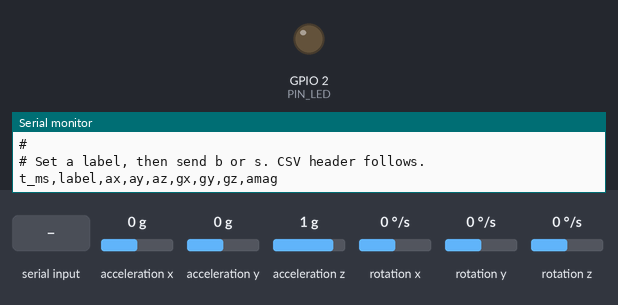
Simulated run of this sketch. Board: ESP32. Parts: output pins drawn as LEDs (lit = HIGH), the last lines printed to the serial monitor. Wiring (inferred from the names in the program): MPU-9250 motion sensor at I2C address 0x68. The test bench sets the inputs (shaded band); at power-on: acceleration x 0 g, acceleration y 0 g, acceleration z 1 g, rotation x 0 °/s, rotation y 0 °/s, rotation z 0 °/s.

Above: at 3.3 s.
3.4 s: "s90\n" received over Serial
At 4.3 s:
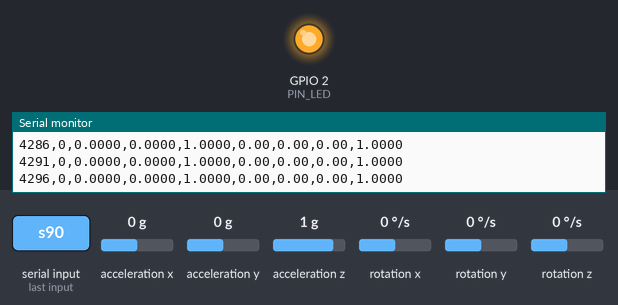
4.9 s: "90,45\n" received over Serial
6.4 s: "30,150\n" received over Serial
Timing chart, 0 to 9.4 s (numbered marks = the images above; inputs shaded):
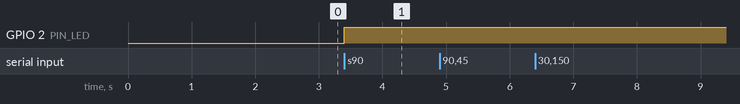

Measured:
- after the input at 3.4 s, GPIO 2 (PIN_LED): LOW → HIGH at once

The sketch:

PhantomNet_DataCapture.ino
```cpp
// ============================================================================
//  PHANTOM NET — IMU DATA CAPTURE  (for training the fall classifier)
//
//  SKETCH FOLDER — four files, three copied from the node UNCHANGED:
//      PhantomNet_DataCapture\PhantomNet_DataCapture.ino
//      PhantomNet_DataCapture\config.h     <- exact copy
//      PhantomNet_DataCapture\imu.h        <- exact copy
//      PhantomNet_DataCapture\imu.cpp      <- exact copy
//
//  WHY THE COPIES MUST BE EXACT
//  ----------------------------
//  A model is only valid for data that looks like what it was trained on.
//  imu.cpp sets the accelerometer to +/-16 g, the gyroscope to +/-2000 dps,
//  a 92 Hz filter and a 200 Hz sample rate. Capture with ANY of those
//  different and the numbers shift, the features shift, and the trained
//  model quietly performs worse on the real device than it did in testing.
//
//  ---------------------------------------------------------------------
//  HOW TO USE — keyboard only, no button
//  ---------------------------------------------------------------------
//  1. Flash this, open the recorder:  python capture.py COM5 session1
//  2. Send a NUMBER KEY to say what you are about to do.
//  3. Send a KEY to start/stop recording:
//
//       b   -> records a 5 second burst, then stops on its own.
//              Press it, then fall. You do not have to touch the
//              keyboard again while you are on the floor.
//
//       s   -> starts/stops CONTINUOUS recording, for the things
//              that go on for minutes: walking, running, still.
//
//  capture.py forwards every key you type straight to the board, so
//  these are typed in the same terminal capture.py is running in.
//
//  The onboard LED is lit whenever data is actually being written, so you
//  can tell at a glance whether you are recording.
// ============================================================================

#include "config.h"
#include "imu.h"
#include <Wire.h>

NodeState g_node;          // imu.cpp writes into this

#define CAPTURE_HZ      200
#define SAMPLE_US       (1000000UL / CAPTURE_HZ)

#define BURST_MS        5000     // length of a 'b' burst recording

#define PIN_LED         2        // onboard LED on most ESP32 DevKits

// ---------------------------------------------------------------------------
//  ACTIVITY LABELS
//
//  0-6 are NOT falls. 7-9 are falls. Getting plenty of 3, 4 and 6 is what
//  stops the finished device crying wolf - those are the movements that
//  look most like a fall when the sensor is on a helmet.
// ---------------------------------------------------------------------------
static const char* LABEL_NAME[10] = {
  "0 still",            // standing or sitting, not moving
  "1 walking",
  "2 running",
  "3 head_turn",        // looking around, nodding, shaking head
  "4 bend_pickup",      // bending down to pick something up
  "5 sit_stand",        // sitting down and getting up
  "6 helmet_on_off",    // THE critical false positive - do plenty
  "7 FALL_forward",
  "8 FALL_backward",
  "9 FALL_side",
};

static uint8_t  s_label      = 0;
static bool     s_recording  = false;
static bool     s_continuous = false;   // true = 's' mode, no timeout
static uint32_t s_burstEnd   = 0;
static uint32_t s_rows       = 0;
static uint32_t s_bursts     = 0;

// ---------------------------------------------------------------------------
static void printMenu() {
  Serial.println("#");
  Serial.println("# ---- send a digit to set the label ----");
  for (uint8_t i = 0; i < 10; i++) Serial.printf("#   %s\n", LABEL_NAME[i]);
  Serial.println("#");
  Serial.println("# ---- keys ----");
  Serial.println("#   b : record a 5 s burst, stops itself");
  Serial.println("#   s : start / stop continuous recording");
  Serial.println("#   LED lit : data is being written");
  Serial.println("#");
}

static void startBurst() {
  s_recording  = true;
  s_continuous = false;
  s_burstEnd   = millis() + BURST_MS;
  s_bursts++;
  Serial.printf("# REC burst #%lu  [%s]  %d s\n",
                (unsigned long)s_bursts, LABEL_NAME[s_label], BURST_MS / 1000);
}

static void stopRecording(const char* why) {
  if (!s_recording) return;
  s_recording  = false;
  s_continuous = false;
  Serial.printf("# stop (%s)  total rows %lu\n", why, (unsigned long)s_rows);
}

static void toggleContinuous() {
  if (s_recording) { stopRecording("'s' pressed again"); return; }
  s_recording  = true;
  s_continuous = true;
  Serial.printf("# REC continuous  [%s]\n", LABEL_NAME[s_label]);
}

// ---------------------------------------------------------------------------
static void handleSerial() {
  while (Serial.available()) {
    const char c = (char)Serial.read();
    if (c >= '0' && c <= '9') {
      s_label = (uint8_t)(c - '0');
      Serial.printf("# LABEL -> %s\n", LABEL_NAME[s_label]);
    } else if (c == 's' || c == 'S') {
      toggleContinuous();
    } else if (c == 'b' || c == 'B') {
      startBurst();
    } else if (c == '?') {
      printMenu();
    }
  }
}

// ---------------------------------------------------------------------------
void setup() {
  Serial.begin(921600);
  delay(500);

  pinMode(PIN_LED, OUTPUT);
  digitalWrite(PIN_LED, LOW);

  Serial.println();
  Serial.println("# =========================================");
  Serial.println("#  PHANTOM NET - IMU CAPTURE FOR TRAINING");
  Serial.printf ("#  %d Hz, same sensor config as the node\n", CAPTURE_HZ);
  Serial.println("# =========================================");

  Wire.begin(PIN_I2C_SDA, PIN_I2C_SCL);
  Wire.setClock(I2C_CLOCK_HZ);

  if (!imu_begin()) {
    Serial.println("# IMU not found - nothing to capture. Check wiring.");
    while (true) { digitalWrite(PIN_LED, !digitalRead(PIN_LED)); delay(200); }
  }

  printMenu();
  Serial.println("# Set a label, then send b or s. CSV header follows.");
  Serial.println("t_ms,label,ax,ay,az,gx,gy,gz,amag");
}

// ---------------------------------------------------------------------------
void loop() {
  handleSerial();

  // A burst ends itself, so you never have to reach the keyboard while you
  // are lying on a mattress.
  if (s_recording && !s_continuous && (int32_t)(millis() - s_burstEnd) >= 0)
    stopRecording("burst complete");

  digitalWrite(PIN_LED, s_recording ? HIGH : LOW);

  static uint32_t nextUs = 0;
  const uint32_t now = micros();
  if ((int32_t)(now - nextUs) < 0) return;
  nextUs = now + SAMPLE_US;

  imu_update();               // self-limits to IMU_SAMPLE_MS, i.e. 200 Hz
  if (!s_recording) return;   // <-- nothing is written unless you asked

  // Six raw axes plus the magnitude. Python could compute amag itself, but
  // writing it here means the training features and the on-device features
  // are derived from the exact same number.
  Serial.printf("%lu,%u,%.4f,%.4f,%.4f,%.2f,%.2f,%.2f,%.4f\n",
                (unsigned long)millis(),
                (unsigned)s_label,
                g_node.ax, g_node.ay, g_node.az,
                g_node.gx, g_node.gy, g_node.gz,
                g_node.amag);
  s_rows++;
}
```

Imu.cpp
```cpp
// ============================================================================
//  PHANTOM NET — imu.cpp
//  Raw register driver for MPU6050 / MPU6500 / MPU9250.
//
//  Why raw instead of a library
//  ---------------------------
//  The modules we were shipped are labelled MPU6050 but read back
//  WHO_AM_I = 0x70, which is an MPU6500 die. Adafruit's library checks for
//  0x68 and refuses anything else - one byte, and it will not run. The
//  register maps are compatible for everything this project needs, so we
//  detect the part at boot and configure whichever is present.
//
//  It also means this file never calls Wire.begin() or Wire.setClock().
//  The sketch owns the bus; drivers only read and write registers.
//
//  TWO RANGE SETTINGS THAT MATTER
//  ------------------------------
//  ACCEL +/-16 g. At the +/-2 g default an impact CLIPS, and a clipped
//  impact reads SMALLER than it really was - so the fall detector quietly
//  under-reads exactly when it matters. This is the single most common
//  invisible bug in DIY fall detectors.
//
//  GYRO +/-2000 dps. We measured 1544 dps during a real drop test. At the
//  +/-500 dps setting that would have clipped to 500 and reported a third
//  of the truth.
// ============================================================================

#include "imu.h"
#include <Wire.h>
#include <math.h>

// ---------------------------------------------------------------------------
//  REGISTERS
// ---------------------------------------------------------------------------
#define REG_SMPLRT_DIV     0x19
#define REG_CONFIG         0x1A
#define REG_GYRO_CONFIG    0x1B
#define REG_ACCEL_CONFIG   0x1C
#define REG_ACCEL_CONFIG2  0x1D     // MPU6500 family only
#define REG_ACCEL_XOUT_H   0x3B
#define REG_PWR_MGMT_1     0x6B
#define REG_WHO_AM_I       0x75

#define ACCEL_FS_SEL       0x18     // bits 4:3 = 11 -> +/-16 g
#define GYRO_FS_SEL        0x18     // bits 4:3 = 11 -> +/-2000 dps

static const float ACCEL_SCALE = 1.0f / 2048.0f;   // g per LSB at +/-16 g
static const float GYRO_SCALE  = 1.0f / 16.4f;     // dps per LSB at +/-2000

// ---------------------------------------------------------------------------
//  STATE
// ---------------------------------------------------------------------------
static uint8_t  s_addr    = 0;
static uint8_t  s_who     = 0;
static bool     s_is6500  = false;
static bool     s_ready   = false;
static bool     s_hasData = false;

static float    s_gxOff = 0, s_gyOff = 0, s_gzOff = 0;
static uint16_t s_peakMg = 0;

// ---------------------------------------------------------------------------
//  I2C HELPERS  (no bus configuration anywhere in this file)
// ---------------------------------------------------------------------------
static bool rdBytes(uint8_t reg, uint8_t* buf, uint8_t len) {
  Wire.beginTransmission(s_addr);
  Wire.write(reg);
  if (Wire.endTransmission(false) != 0) return false;
  if (Wire.requestFrom((int)s_addr, (int)len, (int)true) != len) return false;
  for (uint8_t i = 0; i < len; i++) buf[i] = Wire.read();
  return true;
}

static uint8_t rdReg(uint8_t reg) {
  uint8_t v = 0;
  if (!rdBytes(reg, &v, 1)) return 0xFF;
  return v;
}

static bool wrReg(uint8_t reg, uint8_t val) {
  Wire.beginTransmission(s_addr);
  Wire.write(reg);
  Wire.write(val);
  return Wire.endTransmission() == 0;
}

static bool present(uint8_t addr) {
  Wire.beginTransmission(addr);
  return Wire.endTransmission() == 0;
}

// ---------------------------------------------------------------------------
const char* imu_part_name() {
  switch (s_who) {
    case 0x68: return "MPU6050";
    case 0x70: return "MPU6500";
    case 0x71: return "MPU9250";
    case 0x73: return "MPU9255";
    case 0x74: return "MPU6515";
    case 0x7C: return "MPU6555";
    default:   return "unknown";
  }
}

uint8_t imu_who_am_i() { return s_who; }
bool    imu_has_data() { return s_hasData; }

uint16_t imu_peak_mg() {
  const uint16_t p = s_peakMg;
  s_peakMg = 0;
  return p;
}

// ---------------------------------------------------------------------------
//  GYRO ZERO-RATE CALIBRATION
//
//  Every MPU has a small constant bias. Left uncorrected it looks like the
//  node is permanently rotating, which trips the "is it still?" test in the
//  fall detector and stops an alarm from ever confirming.
// ---------------------------------------------------------------------------
void imu_calibrate_gyro(uint16_t samples) {
  if (!s_ready) return;

  Serial.printf("# IMU: calibrating gyro (%u samples) - keep the board STILL\n", samples);

  double sx = 0, sy = 0, sz = 0;
  uint16_t got = 0;
  uint8_t b[14];

  for (uint16_t i = 0; i < samples; i++) {
    if (rdBytes(REG_ACCEL_XOUT_H, b, 14)) {
      sx += (int16_t)((b[8]  << 8) | b[9]);
      sy += (int16_t)((b[10] << 8) | b[11]);
      sz += (int16_t)((b[12] << 8) | b[13]);
      got++;
    }
    delay(2);
  }

  if (got == 0) { Serial.println("# IMU: calibration failed, no samples"); return; }

  s_gxOff = (float)(sx / got) * GYRO_SCALE;
  s_gyOff = (float)(sy / got) * GYRO_SCALE;
  s_gzOff = (float)(sz / got) * GYRO_SCALE;

  Serial.printf("# IMU: gyro bias  x=%+.2f  y=%+.2f  z=%+.2f dps\n",
                s_gxOff, s_gyOff, s_gzOff);
}

// ---------------------------------------------------------------------------
//  INIT
// ---------------------------------------------------------------------------
bool imu_begin() {
  s_ready         = false;
  s_hasData       = false;
  g_node.imu_ok   = false;
  g_node.imu_name = "none";

  // AD0 low gives 0x68, AD0 high OR FLOATING gives 0x69. Never assume.
  if      (present(ADDR_IMU))     s_addr = ADDR_IMU;
  else if (present(ADDR_IMU + 1)) s_addr = ADDR_IMU + 1;
  else {
    Serial.println("# IMU: nothing at 0x68 or 0x69");
    return false;
  }

  s_who = rdReg(REG_WHO_AM_I);
  Serial.printf("# IMU: addr 0x%02X  WHO_AM_I 0x%02X -> %s\n",
                s_addr, s_who, imu_part_name());

  s_is6500 = (s_who == 0x70 || s_who == 0x71 || s_who == 0x73 ||
              s_who == 0x74 || s_who == 0x7C);
  const bool is6050 = (s_who == 0x68);

  if (!s_is6500 && !is6050) {
    Serial.println("# IMU: unrecognised die id, refusing to guess.");
    Serial.println("#   If this value CHANGES between resets, the I2C bus is");
    Serial.println("#   corrupting reads - fix the bus, not the sensor.");
    g_node.imu_name = "unknown";
    return false;
  }

  wrReg(REG_PWR_MGMT_1, 0x80);          // reset
  delay(100);
  wrReg(REG_PWR_MGMT_1, 0x01);          // wake, clock = gyro X PLL
  delay(50);

  // DLPF ~92 Hz on both. We sample at 200 Hz, so Nyquist is 100 Hz - a
  // wider filter would alias impact energy back down into the signal, a
  // narrower one would round the top off a 10 ms impact spike.
  wrReg(REG_CONFIG,       0x02);
  wrReg(REG_SMPLRT_DIV,   0x04);        // 1 kHz / (1 + 4) = 200 Hz
  wrReg(REG_GYRO_CONFIG,  GYRO_FS_SEL);
  wrReg(REG_ACCEL_CONFIG, ACCEL_FS_SEL);
  if (s_is6500) wrReg(REG_ACCEL_CONFIG2, 0x02);
  delay(50);

  // Never trust a write you have not read back. A silent failure here means
  // clipped impacts and a fall detector that quietly does not work.
  const uint8_t ac = rdReg(REG_ACCEL_CONFIG);
  const uint8_t gc = rdReg(REG_GYRO_CONFIG);
  const int accelRanges[] = { 2, 4, 8, 16 };
  const int gyroRanges[]  = { 250, 500, 1000, 2000 };
  const int aR = accelRanges[(ac >> 3) & 0x03];
  const int gR = gyroRanges[(gc >> 3) & 0x03];

  Serial.printf("# IMU: range +/-%d g, +/-%d dps, 200 Hz\n", aR, gR);
  if (aR != 16) Serial.println("# IMU: WARNING not +/-16 g - impacts WILL clip");
  if (gR != 2000) Serial.println("# IMU: WARNING not +/-2000 dps - spins will clip");

  s_ready         = true;
  g_node.imu_ok   = true;
  g_node.imu_name = imu_part_name();

  imu_calibrate_gyro();
  return true;
}

// ---------------------------------------------------------------------------
//  UPDATE
// ---------------------------------------------------------------------------
void imu_update() {
  if (!s_ready) return;

  static uint32_t nextMs = 0;
  if ((int32_t)(millis() - nextMs) < 0) return;
  nextMs = millis() + IMU_SAMPLE_MS;

  // One burst read of all 14 bytes, so every axis comes from the same
  // instant. Reading them separately would smear a fast impact.
  uint8_t b[14];
  if (!rdBytes(REG_ACCEL_XOUT_H, b, 14)) return;

  const int16_t axr = (int16_t)((b[0]  << 8) | b[1]);
  const int16_t ayr = (int16_t)((b[2]  << 8) | b[3]);
  const int16_t azr = (int16_t)((b[4]  << 8) | b[5]);
  const int16_t tr  = (int16_t)((b[6]  << 8) | b[7]);
  const int16_t gxr = (int16_t)((b[8]  << 8) | b[9]);
  const int16_t gyr = (int16_t)((b[10] << 8) | b[11]);
  const int16_t gzr = (int16_t)((b[12] << 8) | b[13]);

  g_node.ax = axr * ACCEL_SCALE;
  g_node.ay = ayr * ACCEL_SCALE;
  g_node.az = azr * ACCEL_SCALE;

  // |a| is the length of the acceleration vector. It does not care which
  // way the device is worn, which is exactly why the fall detector uses it
  // instead of any single axis.
  g_node.amag = sqrtf(g_node.ax * g_node.ax +
                      g_node.ay * g_node.ay +
                      g_node.az * g_node.az);

  g_node.gx = gxr * GYRO_SCALE - s_gxOff;
  g_node.gy = gyr * GYRO_SCALE - s_gyOff;
  g_node.gz = gzr * GYRO_SCALE - s_gzOff;

  g_node.temp_c = s_is6500 ? (tr / 333.87f + 21.0f)
                           : (tr / 340.0f  + 36.53f);

  const uint16_t mg = (uint16_t)(g_node.amag * 1000.0f);
  if (mg > s_peakMg) s_peakMg = mg;

  s_hasData = true;
}
```

Imu.h
```cpp
// ============================================================================
//  PHANTOM NET — imu.h
//  Motion sensing: MPU6050 / MPU6500 / MPU9250, auto-detected at boot.
// ============================================================================
#pragma once

#include "config.h"

// Probe 0x68 then 0x69, identify the die, configure it. Writes imu_ok and
// imu_name into the shared node state. Returns false if nothing usable.
bool imu_begin();

// Non-blocking. Call every loop; rate-limits to IMU_SAMPLE_MS internally.
void imu_update();

// Measure and store the gyro zero-rate offset. The board MUST be still.
// Called automatically by imu_begin(); exposed for re-calibration later.
void imu_calibrate_gyro(uint16_t samples = 400);

// Human-readable part name, e.g. "MPU6500".
const char* imu_part_name();

// Raw WHO_AM_I byte. A REAL chip returns the same value every boot - if this
// changes between resets, the I2C bus is corrupting reads and nothing else
// this driver reports can be trusted.
uint8_t imu_who_am_i();

// Largest |a| seen since the last call, in milli-g. Reset by reading.
uint16_t imu_peak_mg();

// True once at least one sample has been read successfully.
bool imu_has_data();
```

Source omitted: Config.h (7636 bytes)
